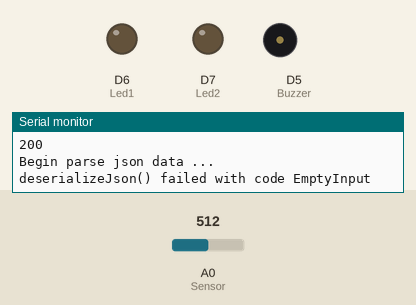
The sketch below on a simulated ESP8266 (NodeMCU). On the bench: output pins drawn as LEDs (lit = HIGH), buzzer (waves = sounding, pin HIGH), the last lines printed to the serial monitor. Inputs (shaded band) come from the test bench; at power-on: A0 (Sensor) = 512. WiFi joins after 1.5 s; servers stay silent unless stated; uploads are accepted with an empty reply.

Above: at 2.7 s.
2.8 s: A0 (Sensor) set to 492
At 7.6 s:
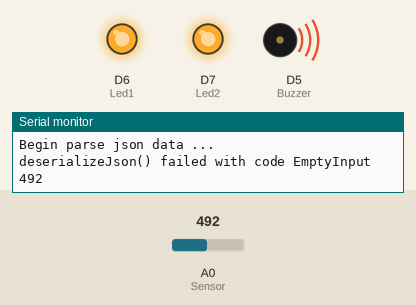
8.2 s: A0 (Sensor) set to 510
At 13.6 s:
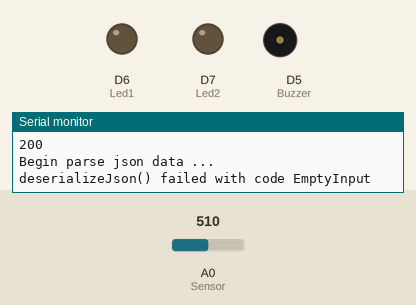
14.4 s: A0 (Sensor) set to 490
At 18.9 s:
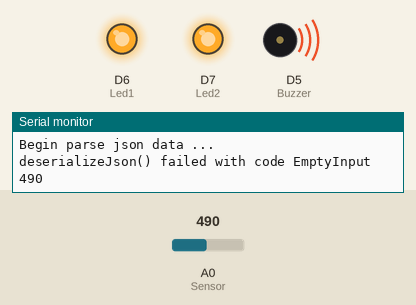
Timing chart, 0 to 20.4 s (numbered marks = the images above; inputs shaded):
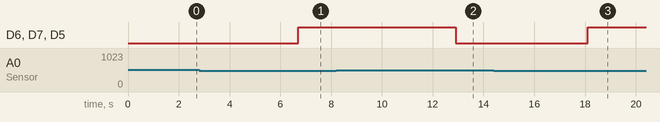

The sketch:

DoAn.ino
```cpp
#include <Adafruit_Sensor.h>
#include <Arduino.h>
#include <ESP8266WiFi.h>
#include <ESP8266WiFiMulti.h>
#include <ESP8266HTTPClient.h>
#include <WiFiClient.h>
#include <ArduinoJson.h>
const char *SSID = "SAMSUNG";
const char *PASSWORD = "redminote11";
int Sensor = A0;
int Buzzer = D5;
int Led1 = D6;
int Led2 = D7;
String status = "NORMAL";
const char *URL = "http://192.168.1.185:8090/api/addSensor";
ESP8266WiFiMulti WiFiMulti;
WiFiClient client;
HTTPClient http;

void setup() {
  // put your setup code here, to run once:
  Serial.begin(115200);
  pinMode(Sensor, INPUT);
  pinMode(Buzzer, OUTPUT);
  pinMode(Led1, OUTPUT);
  pinMode(Led2, OUTPUT);
  for (uint8_t t = 4; t > 0; t--) {
    Serial.printf("[SETUP] WAIT %d...\n", t);
    Serial.flush();
  }
  WiFi.mode(WIFI_STA);
  WiFiMulti.addAP(SSID, PASSWORD);
  // wait for WiFi connection
  while (WiFiMulti.run() != WL_CONNECTED) {
    delay(500);
    Serial.print(".");
  }
  Serial.println("");
  Serial.println("WiFi connected");
  Serial.println("IP address: ");
  Serial.println(WiFi.localIP());
}


void loop() {
  Serial.println(analogRead(Sensor));
  if (analogRead(Sensor) <= 500) {
    digitalWrite(Buzzer, HIGH);
    digitalWrite(Led1, HIGH);
    digitalWrite(Led2, HIGH);
    delay(1000);
    status = "WARNING - RUN";
  } else {
    digitalWrite(Buzzer, LOW);
    digitalWrite(Led1, LOW);
    digitalWrite(Led2, LOW);
    status = "SAFE  ";
  }
  postJsonData();
  delay(5000);
}

void postJsonData() {
  //Serial.print("connecting to ");
  if ((WiFiMulti.run() == WL_CONNECTED)) {
    //Serial.print("[HTTP] begin...\n");
    if (http.begin(client, URL)) {  // HTTP
      //Serial.print("[HTTP] POST...\n");
      const int capacity = JSON_OBJECT_SIZE(4);
      StaticJsonDocument<capacity> doc;
      doc["companyName"] = "E";
      doc["time"] = "2021-5-25 10:00:12";
      doc["status"] = status;

      char output[256];
      serializeJson(doc, output);
      http.addHeader("Content-Type", "application/json");
      int httpCode = http.POST(output);
      Serial.println(httpCode);  //Print HTTP return code
                                 // file found at server
      if (httpCode == HTTP_CODE_OK || httpCode == HTTP_CODE_MOVED_PERMANENTLY) {
        String payload = http.getString();
        Serial.println(payload);
        char input[256];
        payload.toCharArray(input, 128);
        //parseJson
        Serial.println("Begin parse json data ...");
        DynamicJsonDocument docResponse(2048);
        DeserializationError err = deserializeJson(docResponse, payload);
        if (err) {
          Serial.print(F("deserializeJson() failed with code "));
          Serial.println(err.c_str());
        }
      } else {
        //Serial.printf("[HTTP] POST success, error: %s\n", http.errorToString(httpCode).c_str());
      }
      http.end();
    }
  }
}
```

Measured:
- the behaviour switches between 501 and 500 on A0 (Sensor) (found by bisection; images 0 and 1)
- after the input at 2.8 s, D6 (Led1), D7 (Led2), D5 (Buzzer): LOW → HIGH after 3.9 s
- after the input at 8.2 s, D6 (Led1), D7 (Led2), D5 (Buzzer): HIGH → LOW after 4.7 s
- after the input at 14.4 s, D6 (Led1), D7 (Led2), D5 (Buzzer): LOW → HIGH after 3.7 s
